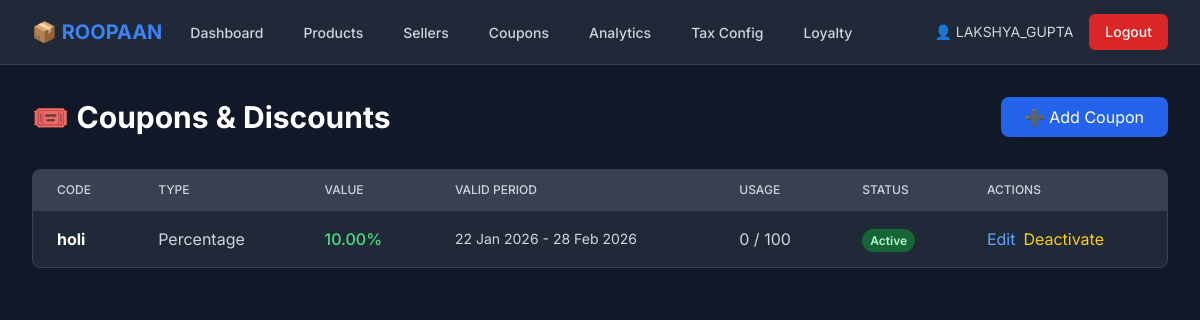
The page /inventory/coupons/ (signed in) on the database as committed earlier.
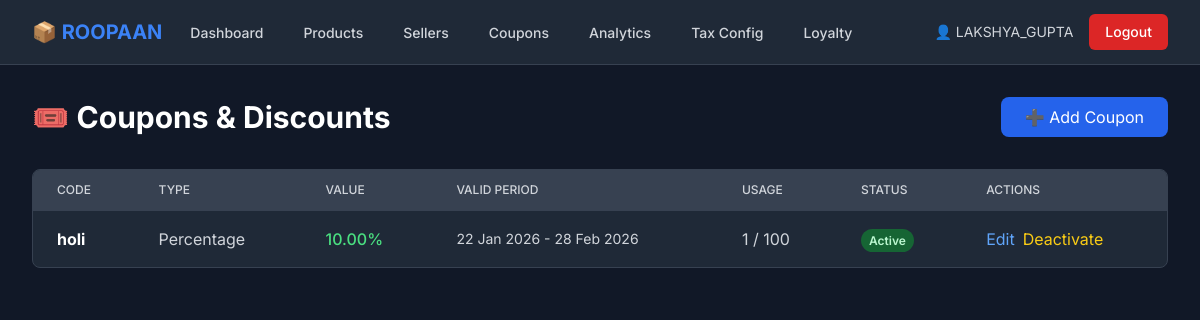
The same page on the database as committed later.
### inventory/models.py (models this page shows, shortened)
class Coupon(models.Model):
    DISCOUNT_TYPE_CHOICES = [
        ('percentage', 'Percentage'),
        ('fixed', 'Fixed Amount'),
    ]
    code = models.CharField(max_length=50, unique=True)
    discount_type = models.CharField(max_length=20, choices=DISCOUNT_TYPE_CHOICES, default='percentage')
    discount_value = models.DecimalField(
        max_digits=10,
        decimal_places=2,
        validators=[MinValueValidator(Decimal('0.00'))]
    )
    min_purchase_amount = models.DecimalField(
        max_digits=10,
        decimal_places=2,
        default=Decimal('0.00'),
        validators=[MinValueValidator(Decimal('0.00'))]
    )
    max_discount_amount = models.DecimalField(
        max_digits=10,
        decimal_places=2,
        null=True,
        blank=True,
        validators=[MinValueValidator(Decimal('0.00'))]
    )
    is_active = models.BooleanField(default=True)
    valid_from = models.DateTimeField()
    valid_until = models.DateTimeField()
    usage_limit = models.IntegerField(null=True, blank=True)
    times_used = models.IntegerField(default=0)
    created_at = models.DateTimeField(auto_now_add=True)
    created_by = models.ForeignKey(User, on_delete=models.SET_NULL, null=True)

### inventory/views.py (the view)
# urls.py: path('coupons/', views.coupon_list, name='coupon_list'),
@login_required
@user_passes_test(is_inventory_manager)
def coupon_list(request):
    coupons = Coupon.objects.all()
    return render(request, 'inventory/coupon_list.html', {'coupons': coupons})

### inventory/views.py (called while the page is built)
def is_inventory_manager(user):
    return user.is_authenticated and user.user_type == 'inventory'

### templates/inventory/coupon_list.html (shortened to what this page needs)
{% extends 'base.html' %}
{% block content %}
<div class="max-w-7xl mx-auto px-4 sm:px-6 lg:px-8 py-8">
    <div class="flex justify-between items-center mb-8">
        <h1 class="text-3xl font-bold text-white">🎟️ Coupons & Discounts</h1>
        <a href="{% url 'inventory:add_coupon' %}" class="bg-blue-600 hover:bg-blue-700 text-white px-6 py-2 rounded-lg">
            ➕ Add Coupon
        </a>
    </div>
    <div class="bg-gray-800 rounded-lg border border-gray-700 overflow-hidden">
        <table class="min-w-full divide-y divide-gray-700">
            <thead class="bg-gray-700">
                <tr>
                    <th class="px-6 py-3 text-left text-xs font-medium text-gray-300 uppercase">Code</th>
                    <th class="px-6 py-3 text-left text-xs font-medium text-gray-300 uppercase">Type</th>
                    <th class="px-6 py-3 text-left text-xs font-medium text-gray-300 uppercase">Value</th>
                    <th class="px-6 py-3 text-left text-xs font-medium text-gray-300 uppercase">Valid Period</th>
                    <th class="px-6 py-3 text-left text-xs font-medium text-gray-300 uppercase">Usage</th>
                    <th class="px-6 py-3 text-left text-xs font-medium text-gray-300 uppercase">Status</th>
                    <th class="px-6 py-3 text-left text-xs font-medium text-gray-300 uppercase">Actions</th>
                </tr>
            </thead>
            <tbody class="divide-y divide-gray-700">
                {% for coupon in coupons %}
                <tr class="hover:bg-gray-700">
                    <td class="px-6 py-4 text-white font-bold">{{ coupon.code }}</td>
                    <td class="px-6 py-4 text-gray-300">{{ coupon.get_discount_type_display }}</td>
                    <td class="px-6 py-4 text-green-400 font-medium">
                        {% if coupon.discount_type == 'percentage' %}
                            {{ coupon.discount_value }}%
                        {% else %}
                            ₹{{ coupon.discount_value }}
                        {% endif %}
                    </td>
                    <td class="px-6 py-4 text-gray-300 text-sm">
                        {{ coupon.valid_from|date:"d M Y" }} - {{ coupon.valid_until|date:"d M Y" }}
                    </td>
                    <td class="px-6 py-4 text-gray-300">
                        {{ coupon.times_used }}{% if coupon.usage_limit %} / {{ coupon.usage_limit }}{% endif %}
                    </td>
                    <td class="px-6 py-4">
                        {% if coupon.is_active %}
                            <span class="px-2 py-1 text-xs font-semibold rounded-full bg-green-800 text-green-200">Active</span>
                        {% else %}
                            <span class="px-2 py-1 text-xs font-semibold rounded-full bg-red-800 text-red-200">Inactive</span>
                        {% endif %}
                    </td>
                    <td class="px-6 py-4">
                        <div class="flex gap-2">
                            <a href="{% url 'inventory:edit_coupon' coupon.id %}" class="text-blue-400 hover:text-blue-300">Edit</a>
                            <a href="{% url 'inventory:toggle_coupon' coupon.id %}" class="text-yellow-400 hover:text-yellow-300">
                                {% if coupon.is_active %}Deactivate{% else %}Activate{% endif %}
                            </a>
                        </div>
                    </td>
                </tr>
                {% empty %}
                <tr>
                    <td colspan="7" class="px-6 py-8 text-center text-gray-400">No coupons created yet</td>
                </tr>
                {% endfor %}
            </tbody>
        </table>
    </div>
</div>
{% endblock %}

Rows that differ between the two databases and show on the page:
changed Coupon "holi": times_used "0" → "1"
